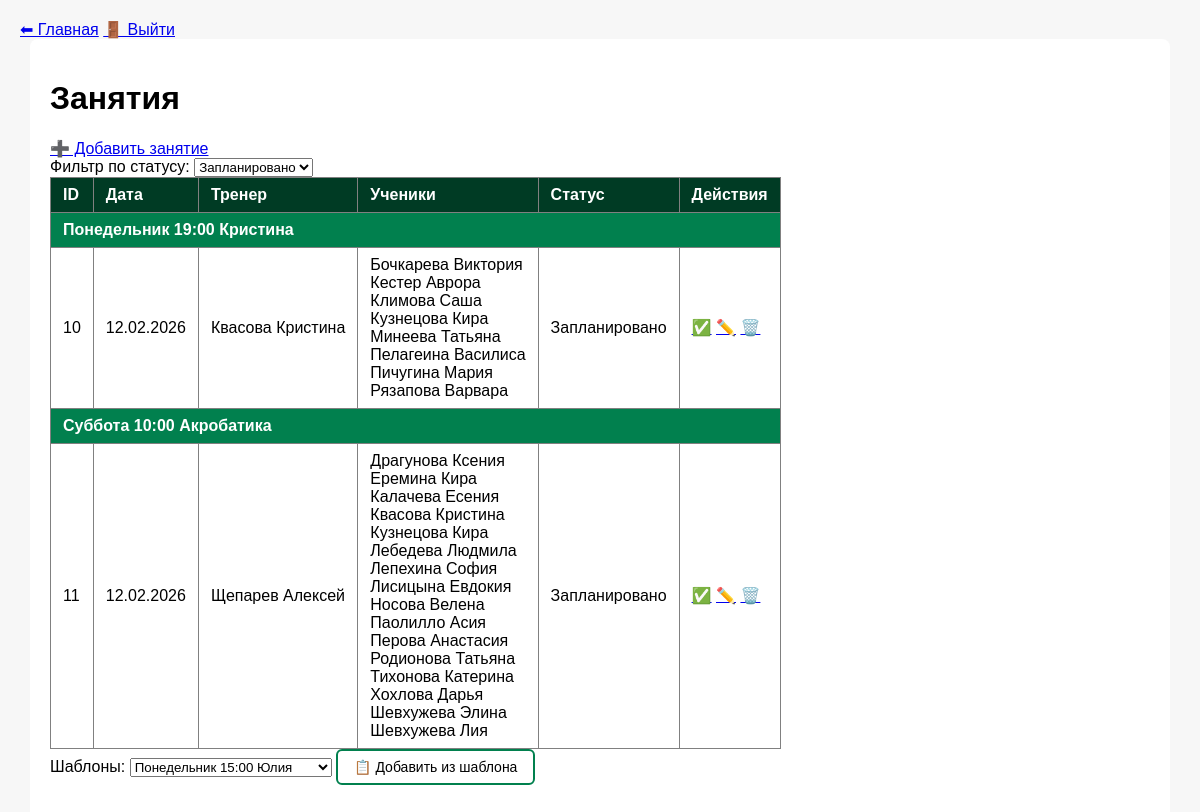
The app's page /lessons (signed in) with its own data.
### tables this page shows
CREATE TABLE lessons
                   (
                       id INTEGER PRIMARY KEY AUTOINCREMENT,
                       lesson_name TEXT NOT NULL,
                       date TEXT NOT NULL,
                       coach_id INTEGER NOT NULL,
                       student_ids TEXT,
                       status TEXT NOT NULL
                   );

CREATE TABLE coaches
                   (
                       id INTEGER PRIMARY KEY AUTOINCREMENT,
                       first_name TEXT NOT NULL,
                       last_name TEXT NOT NULL,
                       middle_name TEXT,
                       contacts TEXT,
                       birthday TEXT,
                       lessons_count INTEGER,
                       lessons_paid INTEGER,
                       student_payment INTEGER,
                       additional_info TEXT,
                       creation_date TEXT
                   );

CREATE TABLE students
                   (
                       id INTEGER PRIMARY KEY AUTOINCREMENT,
                       first_name TEXT NOT NULL,
                       last_name TEXT NOT NULL,
                       middle_name TEXT,
                       contacts TEXT,
                       birthday TEXT,
                       lessons_count INTEGER,
                       additional_info TEXT,
                       creation_date TEXT
                   );

### app.py (the view)
    def wrapper(*args, **kwargs):
        if "user" not in session:
            return redirect(url_for("login"))
        return fn(*args, **kwargs)

### app.py (called while the page is built)
def login_required(fn):
    def wrapper(*args, **kwargs):
        if "user" not in session:
            return redirect(url_for("login"))
        return fn(*args, **kwargs)
    wrapper.__name__ = fn.__name__
    return wrapper

@app.route("/lessons")
@login_required
def lessons():
    status_filter = request.args.get("status_filter")
    if status_filter is None:
        status_filter = "Запланировано"
    if status_filter == "Все":
        lessons = db.get_all_lessons()
    else:
        lessons = db.get_lessons_filtered_by_status(status_filter)
    students = db.get_all_students()
    coaches = db.get_all_coaches()
    lesson_templates = db.get_all_lesson_templates()
    return render_template("lessons.html", lessons=lessons, students=students, coaches=coaches,
        lesson_templates=lesson_templates, status_filter=status_filter)

@app.template_filter("ru_date")
@login_required
def ru_date(value):
    if not value:
        return ""
    for fmt in ("%Y.%m.%d", "%Y-%m-%d"):
        try:
            return datetime.strptime(value, fmt).strftime("%d.%m.%Y")
        except ValueError:
            pass
    return value  # если формат неожиданный

### database.py (called while the page is built)
def get_connection():
    conn = sqlite3.connect(DB_NAME)
    conn.row_factory = sqlite3.Row
    return conn

def get_all_students():
    conn = get_connection()
    students = conn.execute("SELECT * FROM students ORDER BY last_name ASC").fetchall()
    conn.close()
    return students

def get_all_coaches():
    conn = get_connection()
    coaches = conn.execute("SELECT * FROM coaches").fetchall()
    conn.close()
    return coaches

def get_all_lesson_templates():
    conn = get_connection()
    lesson_templates = conn.execute("SELECT * FROM lesson_templates").fetchall()
    conn.close()
    return lesson_templates

def get_lessons_filtered_by_status(status):
    conn = get_connection()
    lessons = conn.execute("SELECT * FROM lessons WHERE status = ?",(status,)).fetchall()
    conn.close()
    return lessons

### templates/lessons.html (shortened to what this page needs)
{% extends "base.html" %}
{% block content %}
<h1>Занятия</h1>
<a href="{{ url_for('add_lesson') }}">➕ Добавить занятие</a>
<form method="get" action="{{ url_for('lessons') }}">
    <label for="status_filter">Фильтр по статусу:</label>
    <select name="status_filter" id="status_filter" onchange="this.form.submit()">
        <option value="Запланировано" {% if status_filter=='Запланировано' %}selected{% endif %}>Запланировано</option>
    </select>
</form>
<table border="1">
    <tr class="table-title">
        <th>ID</th>
        <th>Дата</th>
        <th>Тренер</th>
        <th>Ученики</th>
        <th>Статус</th>
        <th>Действия</th>
    </tr>
    {% for l in lessons %}
        <tr class="section_title"><td colspan="6" >{{ l.lesson_name }}</td></tr>
    <tr>
        <td>{{ l.id }}</td>
        <td>{{ l.date | ru_date }}</td>
        <td>
            {% for c in coaches %}
            {% if c.id == l.coach_id %}
            {{ c.last_name }} {{ c.first_name }}
            {% endif %}
            {% endfor %}
        </td>
        <td>
            {% set ids = l.student_ids.split(',') %}
            {% for s in students %}
            {% if s.id|string in ids %}
            {{ s.last_name }} {{ s.first_name }}<br>
            {% endif %}
            {% endfor %}
        </td>
        <td>{{ l.status }}</td>
        <td>
            <a href="{{ url_for('lesson_done', lesson_id=l.id) }}" title="Состоялось">✅</a>
            <a href="{{ url_for('edit_lesson', lesson_id=l.id) }}" title="Редактировать">✏️</a>
            <a href="#" class="delete-btn" data-url="{{  url_for('delete_lesson', lesson_id=l.id)  }}">🗑️</a>
        </td>
    </tr>
    {% endfor %}
</table>
Шаблоны:
<select id="lesson_template_select">
    {% for l in lesson_templates %}
    <option value="{{ l.id }}">{{ l.template_name }}</option>
    {% endfor %}
</select>
<a href="#" class="btn" onclick="addFromTemplate()">📋 Добавить из шаблона</a>
<br>
<br>
{% endblock %}

### static/css/styles.css (style rules this page uses)
body { font-family: Arial, sans-serif; margin: 20px; background: #f7f7f7; }
table { border-collapse: collapse; }
td, th { padding: 8px 12px; text-align: left; }
.table-title { background: #003B24; color: white; font-weight: bold }
.btn { all: unset; display: inline-block; padding: 8px 16px; background-color: #FFFFFF; color: black; text-decoration: none; border-radius: 6px; font-size: 14px; transition: 0.2s; border: 2px solid #01804E; cursor: pointer; }
.section_title { font-family: Arial, sans-serif; margin: 20px; background: #01804E; color: white; font-weight: bold }

### records on screen
lessons: lesson_name "Понедельник 19:00 Кристина", id "10", date|ru_date "12.02.2026", status "Запланировано"
coaches: last_name "Квасова", first_name "Кристина"
students: last_name "Бочкарева", first_name "Виктория"
students: last_name "Кестер", first_name "Аврора"
students: last_name "Климова", first_name "Саша"
students: last_name "Кузнецова", first_name "Кира"
students: last_name "Минеева", first_name "Татьяна"
students: last_name "Пелагеина", first_name "Василиса"
students: last_name "Пичугина", first_name "Мария"
students: last_name "Рязапова", first_name "Варвара"
lessons: lesson_name "Суббота 10:00 Акробатика", id "11", date|ru_date "12.02.2026", status "Запланировано"
coaches: last_name "Щепарев", first_name "Алексей"
students: last_name "Драгунова", first_name "Ксения"
students: last_name "Еремина", first_name "Кира"
students: last_name "Калачева", first_name "Есения"
students: last_name "Квасова", first_name "Кристина"
students: last_name "Лебедева", first_name "Людмила"
students: last_name "Лепехина", first_name "София"
students: last_name "Лисицына", first_name "Евдокия"
students: last_name "Носова", first_name "Велена"
students: last_name "Паолилло", first_name "Асия"
students: last_name "Перова", first_name "Анастасия"
students: last_name "Родионова", first_name "Татьяна"
students: last_name "Тихонова", first_name "Катерина"
students: last_name "Хохлова", first_name "Дарья"
students: last_name "Шевхужева", first_name "Элина"
students: last_name "Шевхужева", first_name "Лия"

### other values on screen
form field value "Понедельник 15:00 Юлия"
